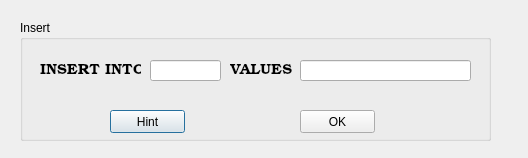
<?xml version="1.0" encoding="UTF-8"?>
<ui version="4.0">
 <class>Dialog</class>
 <widget class="QDialog" name="Dialog">
  <property name="geometry">
   <rect>
    <x>0</x>
    <y>0</y>
    <width>528</width>
    <height>158</height>
   </rect>
  </property>
  <property name="windowTitle">
   <string>Dialog</string>
  </property>
  <widget class="QWidget" name="widget_background" native="true">
   <property name="geometry">
    <rect>
     <x>20</x>
     <y>20</y>
     <width>481</width>
     <height>131</height>
    </rect>
   </property>
   <widget class="QGroupBox" name="groupBox_insert">
    <property name="geometry">
     <rect>
      <x>0</x>
      <y>0</y>
      <width>471</width>
      <height>121</height>
     </rect>
    </property>
    <property name="title">
     <string>Insert</string>
    </property>
    <widget class="QPushButton" name="pushButton_hint">
     <property name="geometry">
      <rect>
       <x>90</x>
       <y>90</y>
       <width>75</width>
       <height>23</height>
      </rect>
     </property>
     <property name="text">
      <string>Hint</string>
     </property>
    </widget>
    <widget class="QWidget" name="widget_inputArea" native="true">
     <property name="geometry">
      <rect>
       <x>20</x>
       <y>20</y>
       <width>441</width>
       <height>51</height>
      </rect>
     </property>
     <widget class="QLineEdit" name="lineEdit_values">
      <property name="geometry">
       <rect>
        <x>260</x>
        <y>20</y>
        <width>171</width>
        <height>21</height>
       </rect>
      </property>
     </widget>
     <widget class="QLabel" name="label">
      <property name="geometry">
       <rect>
        <x>0</x>
        <y>20</y>
        <width>101</width>
        <height>21</height>
       </rect>
      </property>
      <property name="font">
       <font>
        <family>Bookman Old Style</family>
        <pointsize>11</pointsize>
       </font>
      </property>
      <property name="text">
       <string>INSERT INTO</string>
      </property>
     </widget>
     <widget class="QLineEdit" name="lineEdit_tableName">
      <property name="geometry">
       <rect>
        <x>110</x>
        <y>20</y>
        <width>71</width>
        <height>21</height>
       </rect>
      </property>
     </widget>
     <widget class="QLabel" name="label_2">
      <property name="geometry">
       <rect>
        <x>190</x>
        <y>20</y>
        <width>71</width>
        <height>21</height>
       </rect>
      </property>
      <property name="font">
       <font>
        <family>Bookman Old Style</family>
        <pointsize>11</pointsize>
       </font>
      </property>
      <property name="text">
       <string>VALUES</string>
      </property>
     </widget>
    </widget>
    <widget class="QPushButton" name="pushButton_ok">
     <property name="geometry">
      <rect>
       <x>280</x>
       <y>90</y>
       <width>75</width>
       <height>23</height>
      </rect>
     </property>
     <property name="text">
      <string>OK</string>
     </property>
    </widget>
   </widget>
  </widget>
 </widget>
 <resources/>
 <connections/>
</ui>
